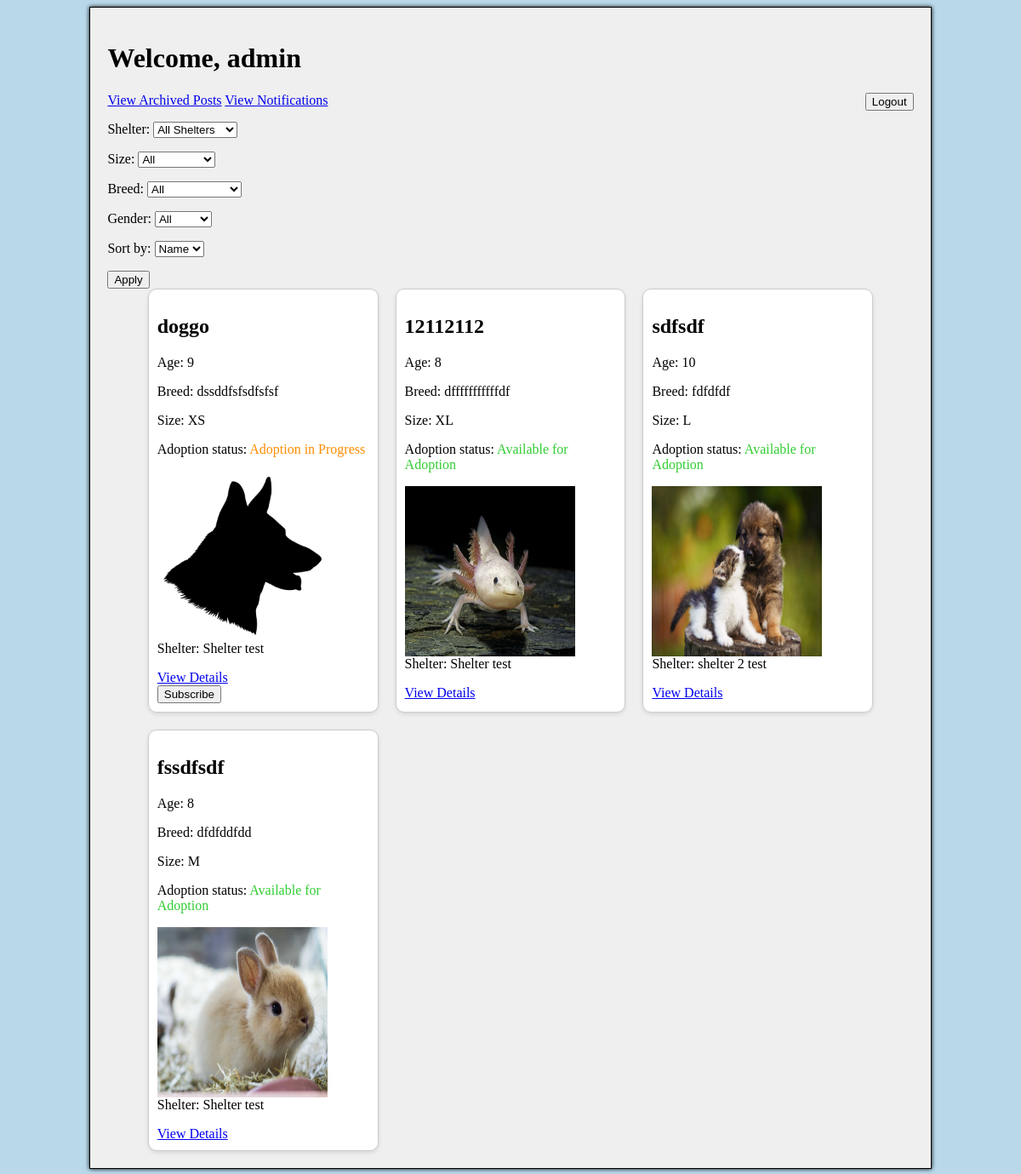
Page / (signed in) on the earlier database version.
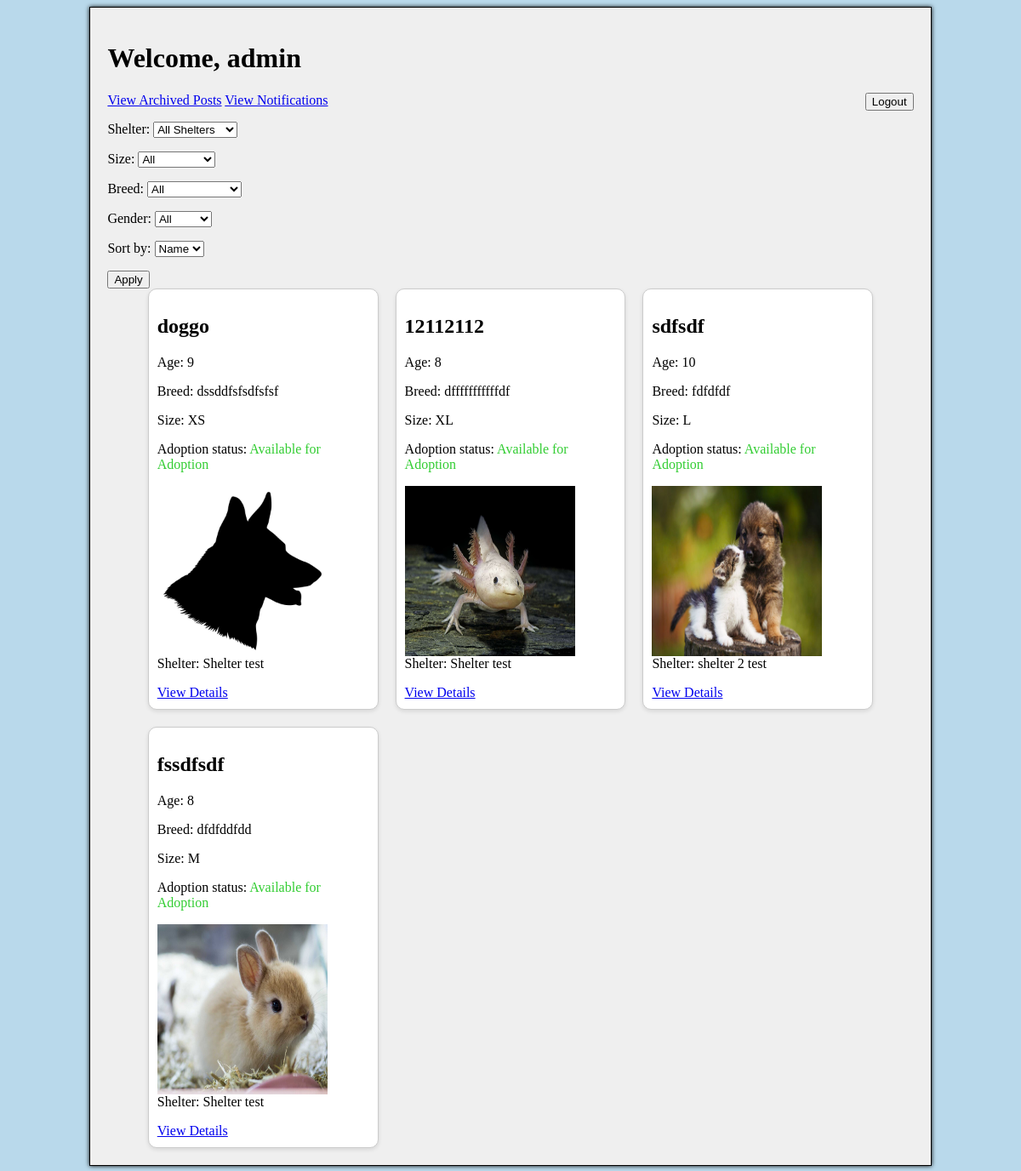
Same page on the later database version.
### gui/models.py (models this page shows, shortened)
class CustomUser(AbstractUser):
    ROLE_CHOICES = (
        ('ordinary', 'Ordinary User'),
        ('shelter', 'Shelter'),
    )
    role = models.CharField(max_length=10, choices=ROLE_CHOICES, default='ordinary')
    registration_code = models.CharField(max_length=100, blank=True, null=True)

class DogAdoptionPost(models.Model):
    GENDER_CHOICES = [
        ('male', 'Male'),
        ('female', 'Female'),
    ]
    SIZE_CHOICES = [
        ('XS', 'Extra Small'),
        ('S', 'Small'),
        ('M', 'Medium'),
        ('L', 'Large'),
        ('XL', 'Extra Large'),
    ]
    ADOPTION_STAGE_CHOICES = [
        ('active', 'Active'),
        ('in_process', 'In Process'),
        ('completed', 'Completed'),
    ]
    name = models.CharField(max_length=255)
    age = models.PositiveIntegerField()
    gender = models.CharField(max_length=6, choices=GENDER_CHOICES)
    breed = models.CharField(max_length=255)
    description = models.TextField(blank=True)
    shelter = models.ForeignKey(Shelter, on_delete=models.CASCADE, null=True)
    image = models.ImageField(upload_to='dogs/', blank=True, null=True)
    size = models.CharField(max_length=2, choices=SIZE_CHOICES, default='M')
    adoption_stage = models.CharField(max_length=20, choices=ADOPTION_STAGE_CHOICES, default='active')

class Shelter(models.Model):
    user = models.OneToOneField(get_user_model(), on_delete=models.CASCADE, related_name='shelter',
                                limit_choices_to={'role': 'shelter'}, null=True)
    name = models.CharField(max_length=255)
    working_hours = models.TextField()
    phone = models.CharField(max_length=20)
    address = models.CharField(max_length=255, default='')
    latitude = models.FloatField(default=0.0)
    longitude = models.FloatField(default=0.0)
    def __str__(self):
        return self.name

### gui/views.py (the view, shortened to what this page needs)
# urls.py: path('', views.index, name='index'),
@login_required(login_url='/register-login')
def index(request):
    shelters = Shelter.objects.all()
    dogs = DogAdoptionPost.objects.filter(adoption_stage__in=['active', 'in_process'])
    for dog in dogs:
        dog.user_is_subscribed = PostSubscription.objects.filter(user=request.user, post=dog).exists()
    form = SortFilterForm(request.GET)
    if form.is_valid():
        if form.cleaned_data['shelter']:
            dogs = dogs.filter(shelter=form.cleaned_data['shelter'])
        if form.cleaned_data['size']:
            dogs = dogs.filter(size=form.cleaned_data['size'])
        if form.cleaned_data['breed']:
            dogs = dogs.filter(breed__icontains=form.cleaned_data['breed'])
        if form.cleaned_data['gender']:
            dogs = dogs.filter(gender=form.cleaned_data['gender'])
    return render(request, 'index.html', {'dogs': dogs, 'shelters': shelters, 'form': form})

### gui/forms.py
class SortFilterForm(forms.Form):
    shelter = forms.ModelChoiceField(queryset=Shelter.objects.all(), required=False, empty_label="All Shelters")
    size = forms.ChoiceField(choices=[('', 'All')] + DogAdoptionPost.SIZE_CHOICES, required=False)
    breed = forms.ChoiceField(choices=[], required=False)  # The choices for this field will be initialized in __init__
    gender = forms.ChoiceField(choices=[('', 'All'), ('male', 'Male'), ('female', 'Female')], required=False)
    sort_by = forms.ChoiceField(choices=[('name', 'Name'), ('age', 'Age'), ('size', 'Size')], required=False)
    def __init__(self, *args, **kwargs):
        super(SortFilterForm, self).__init__(*args, **kwargs)
        unique_breeds = DogAdoptionPost.objects.values_list('breed', flat=True).distinct()
        self.fields['breed'].choices = [('', 'All')] + [(breed, breed) for breed in unique_breeds if breed]

### gui/templates/index.html (shortened to what this page needs)
{% extends "base_content.html" %}
{% load static %}
{% block content %}
    <h1>Welcome, {{ request.user.username }}</h1>
    <form action="{% url 'logout' %}" method="post">
        <button type="submit" class="float-right">Logout</button>
    </form>
    <a href="{% url 'archive_page' %}">View Archived Posts</a>
    <a href="{% url 'notifications' %}">View Notifications</a>
    <form method="get" action="">
        {{ form.as_p }}
        <button type="submit">Apply</button>
    </form>
<div class="dog-container">
    {% for dog in dogs %}
        <div class="dog-item">
            <h2>{{ dog.name }}</h2>
            <p>Age: {{ dog.age }}</p>
            <p>Breed: {{ dog.breed }}</p>
            <p>Size: {{ dog.size }}</p>
            <p>Adoption status:
                <span style="{% if dog.adoption_stage == 'active' %}color:limegreen;
                             {% elif dog.adoption_stage == 'in_process' %}color:darkorange;
                             {% elif dog.adoption_stage == 'completed' %}color:blue;{% endif %}">
                    {% if dog.adoption_stage == 'active' %}
                        Available for Adoption
                    {% elif dog.adoption_stage == 'in_process' %}
                        Adoption in Progress
                    {% elif dog.adoption_stage == 'completed' %}
                        Adoption Completed
                    {% else %}
                        Unknown Status
                    {% endif %}
                </span>
            </p>
            <div class="dog-image">
                {% if dog.image %}
                    <img src="{{ dog.image.url }}" style="width: 200px; height: 200px;">
                {% else %}
                    <img src="{% static 'dog_silhouette.jpg' %}" style="width: 200px; height: 200px;">
                {% endif %}
            </div>
            <p>Shelter: {{ dog.shelter.name }}</p>
            <a href="{% url 'dog_details' pk=dog.pk %}">View Details</a>
            {% if dog.adoption_stage == 'in_process' and not dog.shelter.user == request.user%}
                {% if dog.user_is_subscribed %}
                    <form action="{% url 'unsubscribe' dog.id %}" method="post">
                        {% csrf_token %}
                        <button type="submit">Unsubscribe</button>
                    </form>
                {% else %}
                    <form action="{% url 'subscribe' dog.id %}" method="post">
                        <button type="submit">Subscribe</button>
                    </form>
                {% endif %}
            {% endif %}
        </div>
    {% endfor %}
</div>
{% endblock %}

### gui/templates/base_content.html (shortened to what this page needs)
{% load static %}
<!DOCTYPE html>
<html lang="en">
<head>
    <link rel="stylesheet" href="{% static 'generic.css' %}" />
</head>
<body>
    <div id="dog-content">
        {% block content %}{% endblock %}
    </div>
</body>
</html>

### gui/static/generic.css (style rules this page uses)
body { background-color: #b9d9eb; }
#dog-content { width: 90vw; max-width: 80%; margin: 0 auto; padding: 20px; background-color: #EFEFEF; border: 1px solid black; box-shadow: 0px 0px 5px 0px black; overflow: hidden; }
.float-right { float: right; }
.dog-container { display: grid; grid-template-columns: repeat(auto-fill, minmax(250px, 1fr)); gap: 20px; width: 90%; margin: 0 auto; }
.dog-item { background-color: white; border: 1px solid #ccc; border-radius: 10px; padding: 10px; box-shadow: 0 2px 5px rgba(0,0,0,0.1); align-items: center; }
.dog-image { width: 100%; height: 100%; border-radius: 10px; max-width: 200px; max-height: 200px; float: left; margin-right: 20px; }

Differences in the rows shown:
changed DogAdoptionPost "doggo": adoption_stage "Adoption in Progress Subscribe" → "Available for Adoption"
